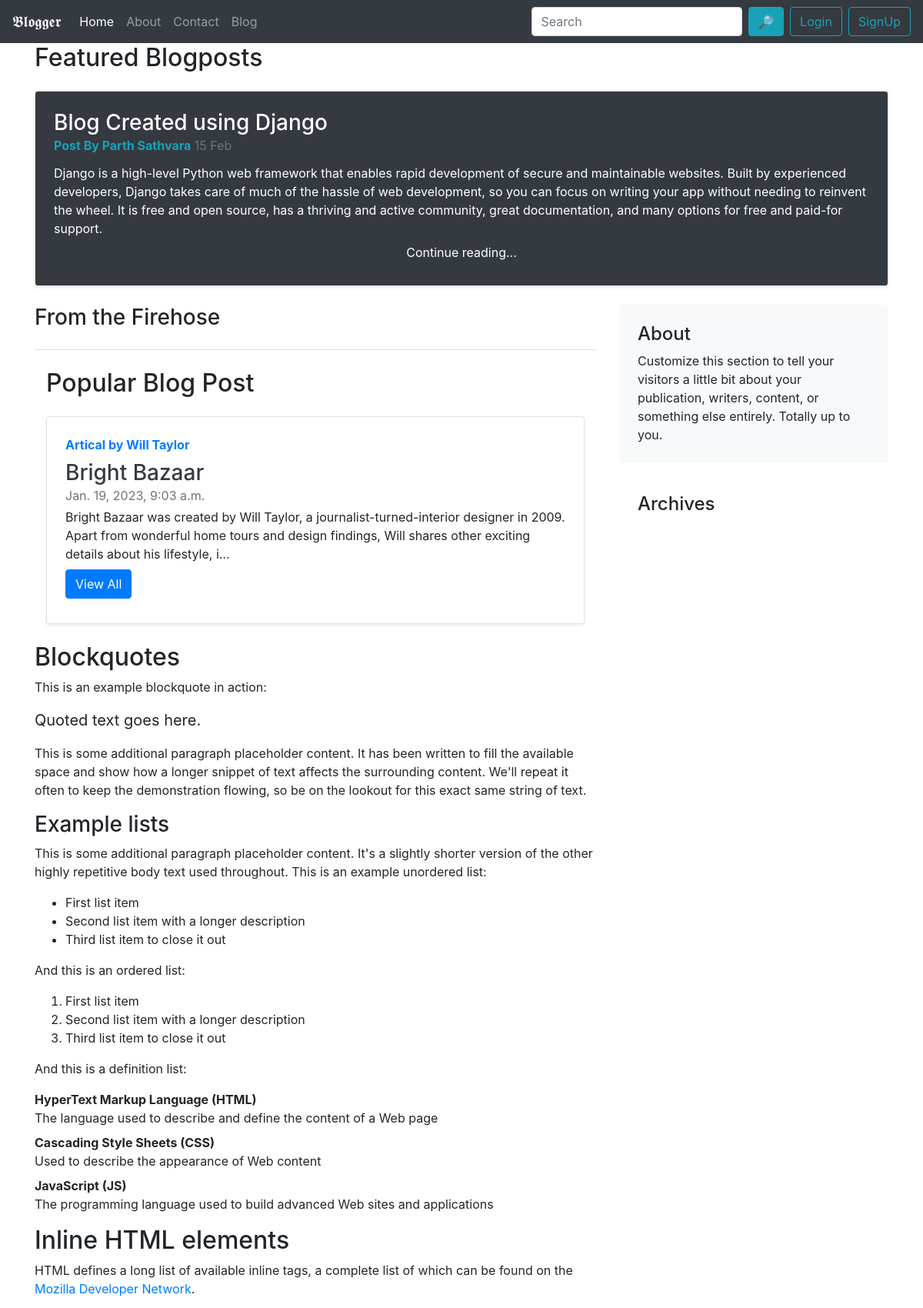
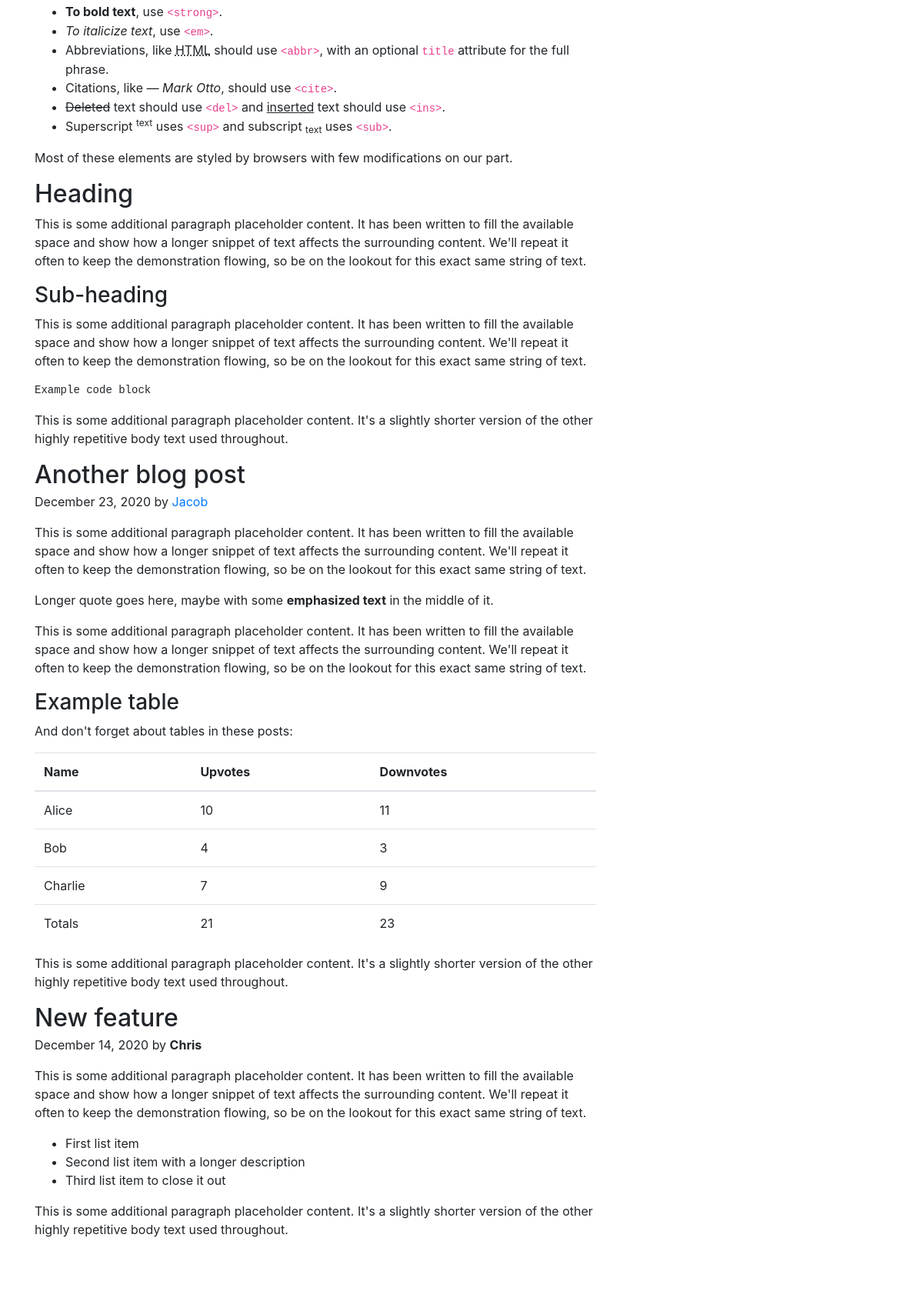
The page / (upper part) on the database its author committed (2 pictures, top to bottom).
### blogapp/models.py (models this page shows, shortened)
class Post(models.Model):
    sno=models.AutoField(primary_key=True)
    title=models.CharField(max_length=255)
    author=models.CharField(max_length=14)
    views=models.IntegerField(default=0)
    slug=models.CharField(max_length=130)
    timeStamp=models.DateTimeField(blank=True)
    content=models.TextField()

### home/views.py (the view)
# urls.py: 2. Add a URL to urlpatterns:  path('', views.home, name='home')
def home(request):
    popularPosts = Post.objects.all()[:1].get()
    context = {'popularPosts': popularPosts}
    return render(request, 'home/home.html', context)

### templates/home/home.html (shortened to what this page needs)
{% extends 'base.html' %}
{% block homeactive %} active {% endblock homeactive %}
{% block body %}
<div class="container-xl">
    <div>
        <h2>Featured Blogposts</h2>
        <div class="row no-gutters border rounded overflow-hidden flex-md-row mb-4 shadow-sm h-md-250 my-4 position-relative rounded bg-dark text-white">
            <div class="col p-4 d-flex flex-column position-static">
                <h3 class="mb-0">Blog Created using Django</h3>
                <div class="mb-1 text-muted">
                    <strong class="d-inline-block mb-2 text-info">Post By Parth Sathvara</strong>
                    15 Feb
                </div>
                <p class="card-text mb-auto">Django is a high-level Python web framework that enables rapid development of secure and maintainable websites. Built by experienced developers, Django takes care of much of the hassle of web development, so you can focus on writing your app without needing to reinvent the wheel. It is free and open source, has a thriving and active community, great documentation, and many options for free and paid-for support.</p>
                <a class="btn btn-dark" data-toggle="collapse" href="#collapseExample" role="button" aria-expanded="false" aria-controls="collapseExample">Continue reading...</a>
            </div>
        </div>
    </div>
    <div class="row g-5">
        <div class="col-md-8">
            <h3 class="pb-4 mb-4 fst-italic border-bottom">
                From the Firehose
            </h3>
            <article class="blog-post">
                <div class="container">
                    <h2>Popular Blog Post</h2>
                    <div class="row no-gutters border rounded overflow-hidden flex-md-row mb-4 shadow-sm h-md-250 my-4 position-relative ">
                        <div class="col p-4 d-flex flex-column position-static">
                            <strong class="d-inline-block mb-2 text-primary">Artical by {{popularPosts.author}}</strong>
                            <h3 class="mb-0"> <a class="text-dark" href="/blog"> {{popularPosts.title}} </a> </h3>
                            <div class="mb-1 text-muted">{{popularPosts.timeStamp}}</div>
                            <p class="card-text mb-auto"> {{popularPosts.content| truncatechars:200}} </p>
                            <div class="my-2">
                                <a href="/blog" role="button" class="btn btn-primary">View All</a>
                            </div>
                        </div>
                    </div>
                </div>
                <h2>Blockquotes</h2>
                <p>This is an example blockquote in action:</p>
                <blockquote class="blockquote">
                    <p>Quoted text goes here.</p>
                </blockquote>
                <p>This is some additional paragraph placeholder content. It has been written to fill the available
                    space
                    and show how a longer snippet of text affects the surrounding content. We'll repeat it often to keep
                    the
                    demonstration flowing, so be on the lookout for this exact same string of text.</p>
                <h3>Example lists</h3>
                <p>This is some additional paragraph placeholder content. It's a slightly shorter version of the other
                    highly repetitive body text used throughout. This is an example unordered list:</p>
                <ul>
                    <li>First list item</li>
                    <li>Second list item with a longer description</li>
                    <li>Third list item to close it out</li>
                </ul>
                <p>And this is an ordered list:</p>
                <ol>
                    <li>First list item</li>
                    <li>Second list item with a longer description</li>
                    <li>Third list item to close it out</li>
                </ol>
                <p>And this is a definition list:</p>
                <dl>
                    <dt>HyperText Markup Language (HTML)</dt>
                    <dd>The language used to describe and define the content of a Web page</dd>
                    <dt>Cascading Style Sheets (CSS)</dt>
                    <dd>Used to describe the appearance of Web content</dd>
                    <dt>JavaScript (JS)</dt>
                    <dd>The programming language used to build advanced Web sites and applications</dd>
                </dl>
                <h2>Inline HTML elements</h2>
                <p>HTML defines a long list of available inline tags, a complete list of which can be found on the <a
                        href="https://developer.mozilla.org/en-US/docs/Web/HTML/Element">Mozilla Developer Network</a>.
                </p>
                <ul>
                    <li><strong>To bold text</strong>, use <code
                            class="language-plaintext highlighter-rouge">&lt;strong&gt;</code>.</li>
                    <li><em>To italicize text</em>, use <code
                            class="language-plaintext highlighter-rouge">&lt;em&gt;</code>.</li>
                    <li>Abbreviations, like <abbr title="HyperText Markup Language">HTML</abbr> should use <code
                            class="language-plaintext highlighter-rouge">&lt;abbr&gt;</code>, with an optional <code
                            class="language-plaintext highlighter-rouge">title</code> attribute for the full phrase.
                    </li>
                    <li>Citations, like <cite>— Mark Otto</cite>, should use <code
                            class="language-plaintext highlighter-rouge">&lt;cite&gt;</code>.</li>
                    <li><del>Deleted</del> text should use <code
                            class="language-plaintext highlighter-rouge">&lt;del&gt;</code> and <ins>inserted</ins> text
                        should use <code class="language-plaintext highlighter-rouge">&lt;ins&gt;</code>.</li>
                    <li>Superscript <sup>text</sup> uses <code
                            class="language-plaintext highlighter-rouge">&lt;sup&gt;</code> and subscript
                        <sub>text</sub>
                        uses <code class="language-plaintext highlighter-rouge">&lt;sub&gt;</code>.
                    </li>
                </ul>
                <p>Most of these elements are styled by browsers with few modifications on our part.</p>
                <h2>Heading</h2>
                <p>This is some additional paragraph placeholder content. It has been written to fill the available
                    space
                    and show how a longer snippet of text affects the surrounding content. We'll repeat it often to keep
                    the
                    demonstration flowing, so be on the lookout for this exact same string of text.</p>
                <h3>Sub-heading</h3>
                <p>This is some additional paragraph placeholder content. It has been written to fill the available
                    space
                    and show how a longer snippet of text affects the surrounding content. We'll repeat it often to keep
                    the
                    demonstration flowing, so be on the lookout for this exact same string of text.</p>
                <pre><code>Example code block</code></pre>
                <p>This is some additional paragraph placeholder content. It's a slightly shorter version of the other
                    highly repetitive body text used throughout.</p>
            </article>
            <article class="blog-post">
                <h2 class="blog-post-title mb-1">Another blog post</h2>
                <p class="blog-post-meta">December 23, 2020 by <a href="#">Jacob</a></p>
                <p>This is some additional paragraph placeholder content. It has been written to fill the available
                    space
                    and show how a longer snippet of text affects the surrounding content. We'll repeat it often to keep
                    the
                    demonstration flowing, so be on the lookout for this exact same string of text.</p>
                <blockquote>
                    <p>Longer quote goes here, maybe with some <strong>emphasized text</strong> in the middle of it.</p>
                </blockquote>
                <p>This is some additional paragraph placeholder content. It has been written to fill the available
                    space
                    and show how a longer snippet of text affects the surrounding content. We'll repeat it often to keep
                    the
                    demonstration flowing, so be on the lookout for this exact same string of text.</p>
                <h3>Example table</h3>
                <p>And don't forget about tables in these posts:</p>
                <table class="table">
                    <thead>
                        <tr>
                            <th>Name</th>
                            <th>Upvotes</th>
                            <th>Downvotes</th>
                        </tr>
                    </thead>
                    <tbody>
                        <tr>
                            <td>Alice</td>
                            <td>10</td>
                            <td>11</td>
                        </tr>
                        <tr>
                            <td>Bob</td>
                            <td>4</td>
                            <td>3</td>
                        </tr>
                        <tr>
                            <td>Charlie</td>
                            <td>7</td>
                            <td>9</td>
                        </tr>
                    </tbody>
                    <tfoot>
                        <tr>
                            <td>Totals</td>
                            <td>21</td>
                            <td>23</td>
                        </tr>
                    </tfoot>
                </table>
                <p>This is some additional paragraph placeholder content. It's a slightly shorter version of the other
                    highly repetitive body text used throughout.</p>
            </article>
            <article class="blog-post">
                <h2 class="blog-post-title mb-1">New feature</h2>
                <p class="blog-post-meta">December 14, 2020 by <b>Chris</b></p>
                <p>This is some additional paragraph placeholder content. It has been written to fill the available
                    space
                    and show how a longer snippet of text affects the surrounding content. We'll repeat it often to keep
                    the
                    demonstration flowing, so be on the lookout for this exact same string of text.</p>
                <ul>
                    <li>First list item</li>
                    <li>Second list item with a longer description</li>
                    <li>Third list item to close it out</li>
                </ul>
                <p>This is some additional paragraph placeholder content. It's a slightly shorter version of the other
                    highly repetitive body text used throughout.</p>
            </article>
        </div>
        <div class="col-md-4">
            <div class="position-sticky" style="top: 2rem;">
                <div class="p-4 mb-3 bg-light rounded">
                    <h4 class="fst-italic">About</h4>
                    <p class="mb-0">Customize this section to tell your visitors a little bit about your publication,
                        writers, content, or something else entirely. Totally up to you.</p>
                </div>
                <div class="p-4">
                    <h4 class="fst-italic">Archives</h4>
                </div>
            </div>
        </div>
    </div>
</div>
{% endblock body %}

### rows shown on the page
Post: author "Will Taylor", title "Bright Bazaar", timeStamp "Jan. 19, 2023, 9:03 a.m.", content "Bright Bazaar was created by Will Taylor, a journalist-turned-interior designer in 2009. Apart from wonderful home tours and design findings, Will shares other exciting details about his lifestyle, i…"
